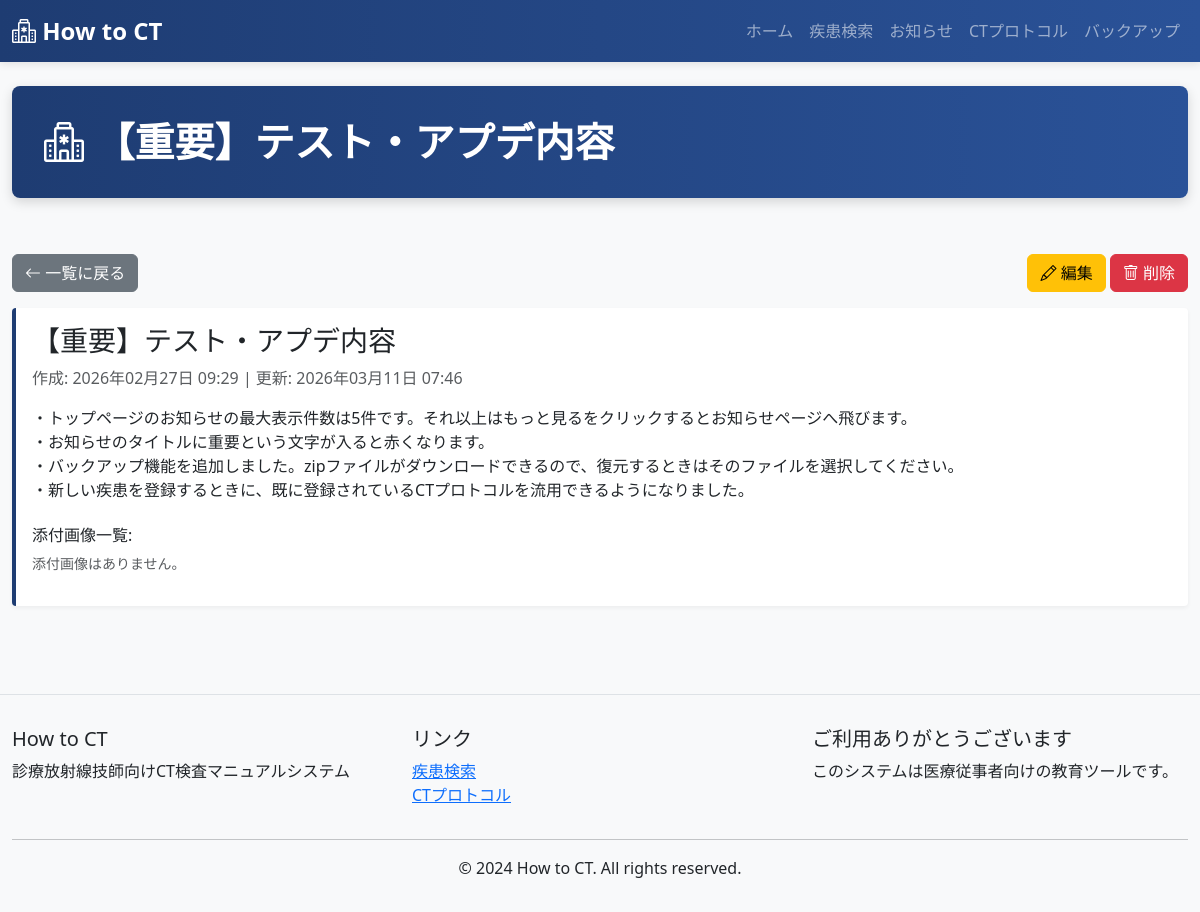
Before: /form/7/ with the older database file.
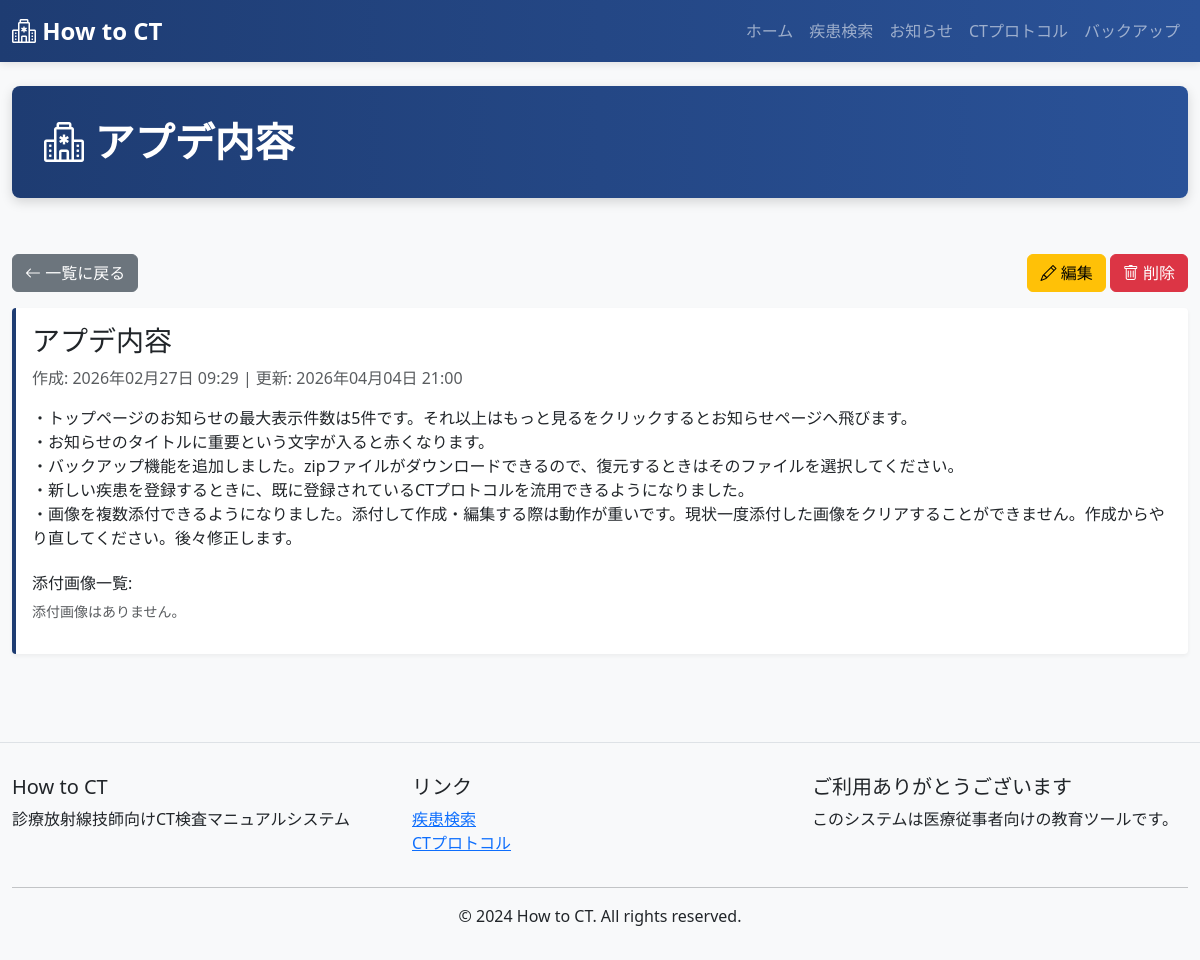
After: the same page with the newer database file.
### ct_app/models.py (models this page shows, shortened)
class Form(models.Model):
    title = models.CharField(max_length=255)
    main = models.TextField()
    created_at = models.DateTimeField(auto_now_add=True)
    updated_at = models.DateTimeField(auto_now=True)
    post_img = models.ImageField(upload_to='post_images/', null=True, blank=True)
    class Meta:
        ordering = ['-created_at']

### ct_app/views.py (the view)
# urls.py: path('form/<int:pk>/', views.FormDetailView.as_view(), name='form_detail'),
class FormDetailView(View):
    def get(self, request, pk):
        form = get_object_or_404(Form, pk=pk)
        context = {
            'page_title': form.title,
            'form': form,
        }
        return render(request, 'ct_app/form_detail.html', context)

### ct_app/templates/ct_app/form_detail.html (shortened to what this page needs)
{% extends 'ct_app/base.html' %}
{% block content %}
<div class="row mb-3">
    <div class="col-6">
        <a href="{% url 'form_list' %}" class="btn btn-secondary">
            <i class="bi bi-arrow-left"></i> 一覧に戻る
        </a>
    </div>
    <div class="col-6 text-end">
        <a href="{% url 'form_update' form.pk %}" class="btn btn-warning">
            <i class="bi bi-pencil"></i> 編集
        </a>
        <form method="post" action="{% url 'form_delete' form.pk %}" style="display:inline;">
            <button type="submit" class="btn btn-danger" onclick="return confirm('削除してよろしいですか？')">
                <i class="bi bi-trash"></i> 削除
            </button>
        </form>
    </div>
</div>
<div class="notice-item">
    <h3>{{ form.title }}</h3>
    <p class="text-muted">
        作成: {{ form.created_at|date:'Y年m月d日 H:i' }} | 更新: {{ form.updated_at|date:'Y年m月d日 H:i' }}
    </p>
    <div class="mt-3">
        {{ form.main|linebreaks }}
    </div>
    <div class="mt-4">
        <h6>添付画像一覧:</h6>
        <div class="row g-3"> {% for img_obj in form.images.all %}
            <div class="col-md-6 col-lg-4">
                <a href="{{ img_obj.image.url }}" target="_blank">
                    <img src="{{ img_obj.image.url }}" class="img-fluid rounded border shadow-sm border" alt="Notice Image" style="cursor: zoom-in;">
                </a>
            </div>
            {% empty %}
            <p class="text-muted small">添付画像はありません。</p>
            {% endfor %}
        </div>
        </div>
    </div>
</div>
{% endblock %}

### ct_app/templates/ct_app/base.html (shortened to what this page needs)
<!DOCTYPE html>
<html lang="ja">
<head>
    <link href="https://cdn.jsdelivr.net/npm/bootstrap@5.3.0/dist/css/bootstrap.min.css" rel="stylesheet">
    <link rel="stylesheet" href="https://cdn.jsdelivr.net/npm/bootstrap-icons@1.11.0/font/bootstrap-icons.css">
</head>
<body>
    <nav class="navbar navbar-expand-lg navbar-dark">
        <div class="container-fluid">
            <a class="navbar-brand" href="{% url 'index' %}">
                <i class="bi bi-hospital"></i> How to CT
            </a>
            <div class="collapse navbar-collapse" id="navbarNav">
                <ul class="navbar-nav ms-auto">
                    <li class="nav-item">
                        <a class="nav-link" href="{% url 'index' %}">ホーム</a>
                    </li>
                    <li class="nav-item">
                        <a class="nav-link" href="{% url 'sick_list' %}">疾患検索</a>
                    </li>
                    <li class="nav-item">
                        <a class="nav-link" href="{% url 'form_list' %}">お知らせ</a>
                    </li>
                    <li class="nav-item">
                        <a class="nav-link" href="{% url 'protocol_list' %}">CTプロトコル</a>
                    </li>
                    <li class="nav-item">
                        <a class="nav-link" href="{% url 'backup' %}">バックアップ</a>
                    </li>
                </ul>
            </div>
        </div>
    </nav>
    <main class="container-fluid py-4">
        {% if page_title %}
        <div class="row mb-4">
            <div class="col-12">
                <div class="main-header d-flex justify-content-between align-items-center">
                    <h1><i class="bi bi-hospital"></i> {{ page_title }}</h1>
                </div>
            </div>
        </div>
        {% endif %}
        <div class="row">
            <div class="col-12">
                {% block content %}{% endblock %}
            </div>
    </main>
    <footer>
        <div class="container-fluid">
            <div class="row">
                <div class="col-md-4">
                    <h5>How to CT</h5>
                    <p>診療放射線技師向けCT検査マニュアルシステム</p>
                </div>
                <div class="col-md-4">
                    <h5>リンク</h5>
                    <ul class="list-unstyled">
                        <li><a href="{% url 'sick_list' %}">疾患検索</a></li>
                        <li><a href="{% url 'protocol_list' %}">CTプロトコル</a></li>
                    </ul>
                </div>
                <div class="col-md-4">
                    <h5>ご利用ありがとうございます</h5>
                    <p>このシステムは医療従事者向けの教育ツールです。</p>
                </div>
            </div>
            <hr>
            <div class="row">
                <div class="col-12 text-center">
                    <p class="mb-0">© 2024 How to CT. All rights reserved.</p>
                </div>
            </div>
        </div>
    </footer>
</body>
</html>

Changed rows visible on the page:
changed Form: title "【重要】テスト・アプデ内容" → "アプデ内容"; updated_at "2026年03月11日 07:46" → "2026年04月04日 21:00"; main "・トップページのお知らせの最大表示件数は5件です。それ以上はもっと見るをクリックするとお知らせページへ飛びます。 ・お知らせのタイトルに重要という文字が入ると赤くなります。 ・バックアップ機能を追加しました。zipファイルがダウンロードできるので、復元するときはそのファイルを選択してください。 ・新しい疾患を登録するときに、既に登録されているCTプロトコルを流用できるようになりました。" → "・トップページのお知らせの最大表示件数は5件です。それ以上はもっと見るをクリックするとお知らせページへ飛びます。 ・お知らせのタイトルに重要という文字が入ると赤くなります。 ・バックアップ機能を追加しました。zipファイルがダウンロードできるので、復元するときはそのファイルを選択してください。 ・新しい疾患を登録するときに、既に登録されているCTプロトコルを流用できるようになりました。 ・画像を複数添付できるようになりました。添付して作成・編集する際は動作が重いです。現状一度添付した画像をクリアすることができません。作成からやり直してください。後々修正します。"
